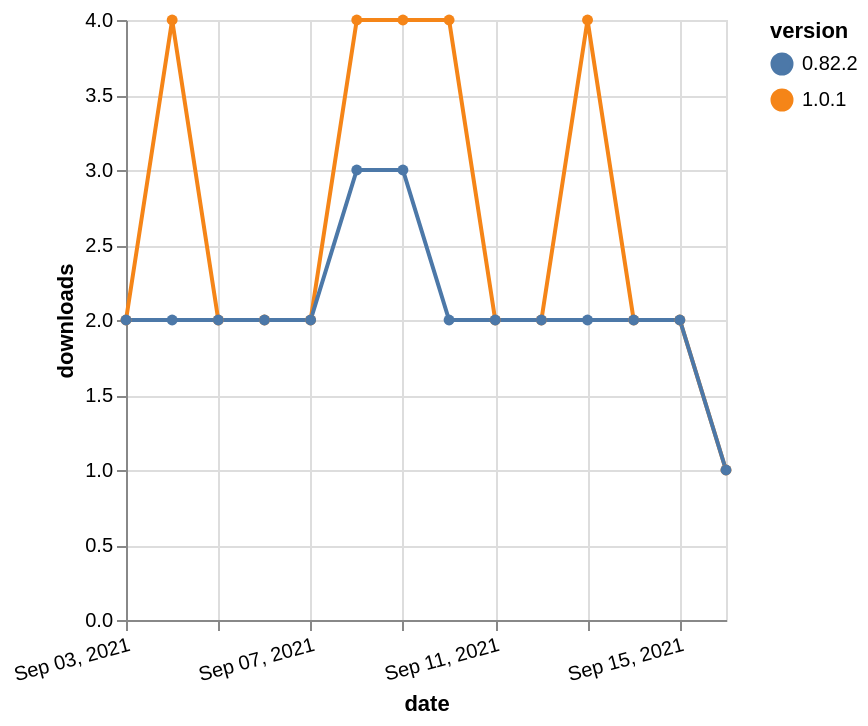

Vega-Lite specification for this chart:
### Vega-Lite specification from a JSON file in a GitHub repository (floating-point values rounded to 4 significant figures)
{"$schema": "https://vega.github.io/schema/vega-lite/v5.json", "description": "A simple bar chart with embedded data.", "data": {"values": [{"date": "2021-09-03", "total": 5752, "delta": 2, "version": "1.0.1"}, {"date": "2021-09-04", "total": 5756, "delta": 4, "version": "1.0.1"}, {"date": "2021-09-05", "total": 5758, "delta": 2, "version": "1.0.1"}, {"date": "2021-09-06", "total": 5760, "delta": 2, "version": "1.0.1"}, {"date": "2021-09-07", "total": 5762, "delta": 2, "version": "1.0.1"}, {"date": "2021-09-08", "total": 5766, "delta": 4, "version": "1.0.1"}, {"date": "2021-09-09", "total": 5770, "delta": 4, "version": "1.0.1"}, {"date": "2021-09-10", "total": 5774, "delta": 4, "version": "1.0.1"}, {"date": "2021-09-11", "total": 5776, "delta": 2, "version": "1.0.1"}, {"date": "2021-09-12", "total": 5778, "delta": 2, "version": "1.0.1"}, {"date": "2021-09-13", "total": 5782, "delta": 4, "version": "1.0.1"}, {"date": "2021-09-14", "total": 5784, "delta": 2, "version": "1.0.1"}, {"date": "2021-09-15", "total": 5786, "delta": 2, "version": "1.0.1"}, {"date": "2021-09-16", "total": 5787, "delta": 1, "version": "1.0.1"}, {"date": "2021-09-03", "total": 2367, "delta": 2, "version": "0.82.2"}, {"date": "2021-09-04", "total": 2369, "delta": 2, "version": "0.82.2"}, {"date": "2021-09-05", "total": 2371, "delta": 2, "version": "0.82.2"}, {"date": "2021-09-06", "total": 2373, "delta": 2, "version": "0.82.2"}, {"date": "2021-09-07", "total": 2375, "delta": 2, "version": "0.82.2"}, {"date": "2021-09-08", "total": 2378, "delta": 3, "version": "0.82.2"}, {"date": "2021-09-09", "total": 2381, "delta": 3, "version": "0.82.2"}, {"date": "2021-09-10", "total": 2383, "delta": 2, "version": "0.82.2"}, {"date": "2021-09-11", "total": 2385, "delta": 2, "version": "0.82.2"}, {"date": "2021-09-12", "total": 2387, "delta": 2, "version": "0.82.2"}, {"date": "2021-09-13", "total": 2389, "delta": 2, "version": "0.82.2"}, {"date": "2021-09-14", "total": 2391, "delta": 2, "version": "0.82.2"}, {"date": "2021-09-15", "total": 2393, "delta": 2, "version": "0.82.2"}, {"date": "2021-09-16", "total": 2394, "delta": 1, "version": "0.82.2"}]}, "width": "container", "mark": {"type": "line", "point": {"filled": true}}, "encoding": {"x": {"field": "date", "type": "temporal", "timeUnit": "yearmonthdate", "title": "date", "axis": {"labelAngle": -15}}, "y": {"field": "delta", "type": "quantitative", "title": "downloads"}, "color": {"field": "version", "type": "nominal"}, "tooltip": {"field": "delta"}}}
